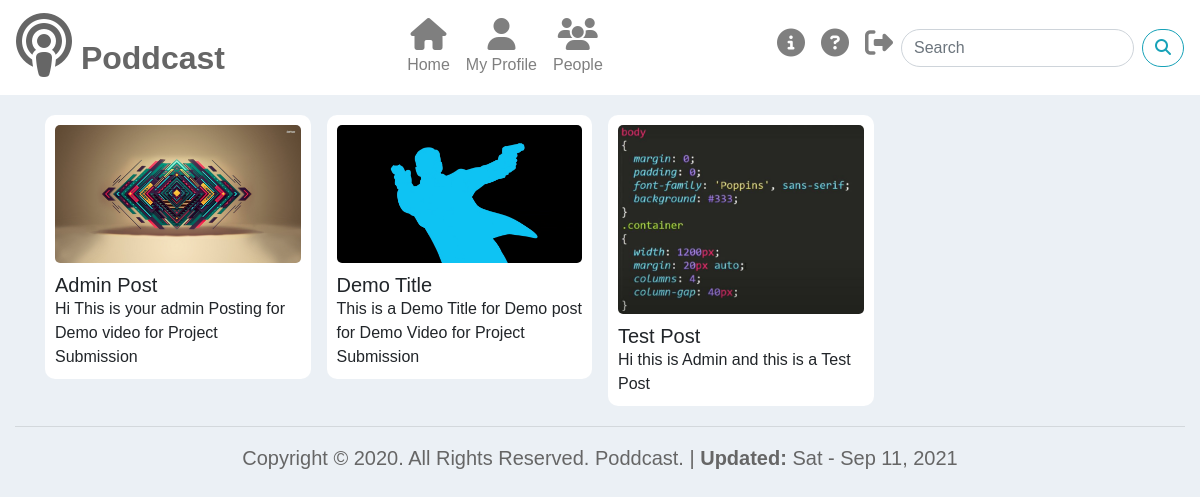
/Photos.php?id=1, run on the app's committed database.
### tables this page shows
CREATE TABLE `posts` (
  `post_id` int(11) NOT NULL,
  `post_title` varchar(50) NOT NULL,
  `post_description` varchar(1000) NOT NULL,
  `user_id` int(11) NOT NULL,
  `post_time` timestamp NOT NULL DEFAULT current_timestamp(),
  `imgName` varchar(255) DEFAULT NULL
);

### dbconn.php (called while the page is built, shortened)
<?php
class dbconn
{
    private $dbcon;
    function __construct()
    {
        $this->dbcon = new PDO("mysql: host=localhost;dbname=poddcast", "root", "");
    }
    public function getAllUserPosts($userId){
        try{
            $st = $this->dbcon->prepare("SELECT * FROM `posts` WHERE `user_id` = ? ORDER BY `posts`.`post_time` DESC");
            $st->execute($userId);
            return $st->fetchAll();
        }
        catch (Exception $ex){
            echo $ex;
        }
    }
}
?>

### Photos.php (the view, shortened to what this page needs)
<?php
require_once ('dbconn.php');
$db = new dbconn();
$id = $_GET['id'];
$posts = $db->getAllUserPosts(array($id));
?>
<!DOCTYPE html>
<html lang="en">
<head>
    <link rel="stylesheet" href="https://stackpath.bootstrapcdn.com/bootstrap/4.3.1/css/bootstrap.min.css"
>
    <link rel="stylesheet" href="css/bricks.css">
</head>
<body>
<?php require_once('Header.php');?>
<div class="container">
    <?php
    foreach ($posts as $post){
        $title = $post[1];
        $desc = $post[2];
        $img = $post[5];
        echo "<div class='box' style='border-radius: 10px'>
                            <img src='uploads/$img' style='border-radius: 5px'>
                            <h2>$title</h2>
                            <p>$desc</p>
                        </div>";
    }
    ?>
</div>
<?php require_once('Footer.php'); ?>
</body>
</html>

### css/bricks.css (style rules this page uses)
body { margin: 0; padding: 0; font-family: sans-serif; background: #EBF0F5; }
.container { width: 1200px; margin: 20px auto; columns: 4; }
.container .box { width: 100%; margin: 0 0 20px; padding: 10px; background: #fff; overflow: hidden; break-inside: avoid; }
.container .box img { max-width: 100%; }
.container .box h2 { margin: 10px 0 0; padding: 0; font-size: 20px; }
.container .box p { margin: 0; font-size: 16px; }

### data on the page
posts: imgName (picture), post_title "Admin Post", post_description "Hi This is your admin Posting for Demo video for Project Submission"
posts: imgName (picture), post_title "Demo Title", post_description "This is a Demo Title for Demo post for Demo Video for Project Submission"
posts: imgName (picture), post_title "Test Post", post_description "Hi this is Admin and this is a Test Post"
